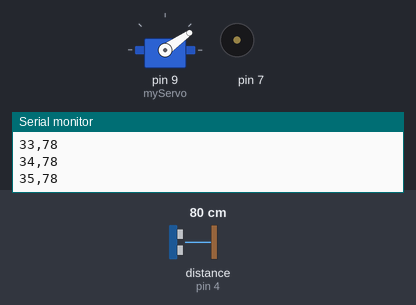
Simulated run of this sketch. Board: Arduino Uno, built with avr-gcc and run on an emulated ATmega328P. Parts: servo, buzzer (waves = sounding), the last lines printed to the serial monitor. Wiring (inferred from the names in the program): ultrasonic range finder: trigger pin 2; echo pin 4. The inputs (shaded band) are chosen by the test bench; at power-on: distance to the obstacle (sensor on pin 4) 80 cm. The echo pulse lasts 58.3 µs per cm.

Above: at 1.2 s.
1.3 s: distance to the obstacle (sensor on pin 4) set to 4 cm
At 1.9 s:
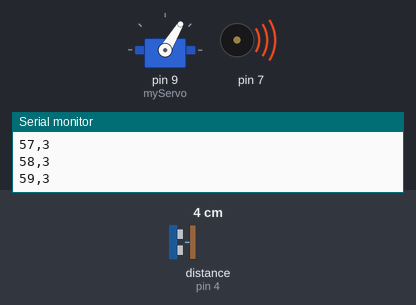
4.3 s: distance to the obstacle (sensor on pin 4) set to 60 cm
At 5.4 s:
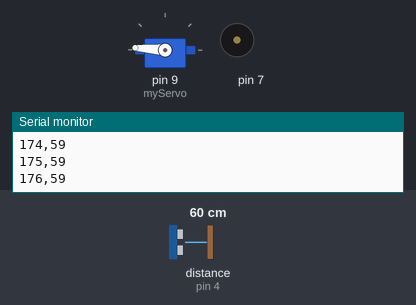
7.3 s: distance to the obstacle (sensor on pin 4) set to 45 cm
10.3 s: distance to the obstacle (sensor on pin 4) set to 36 cm
At 11.2 s:
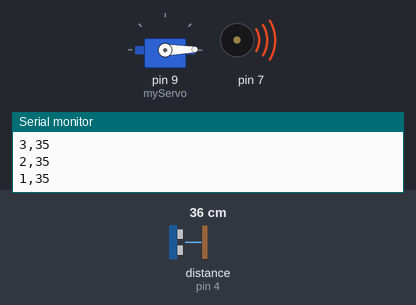
13.3 s: distance to the obstacle (sensor on pin 4) set to 120 cm
At 14.0 s:
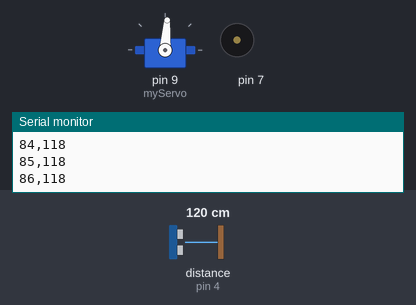
16.3 s: distance to the obstacle (sensor on pin 4) set to 250 cm
Timing chart, 0 to 20.3 s (numbered marks = the images above; inputs shaded):
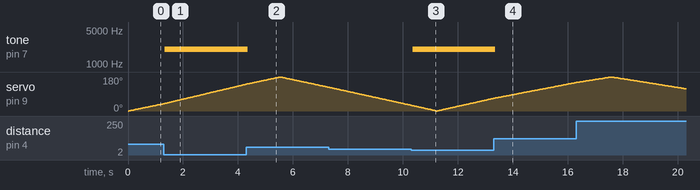

Measured:
- the behaviour switches between 41 and 40 cm on distance to the obstacle (sensor on pin 4) (found by bisection; images 2 and 3)
- after the input at 1.3 s, tone on pin 7: silent → 2000 Hz at once
- after the input at 4.3 s, tone on pin 7: 2000 Hz → silent after 0.06 s
- after the input at 10.3 s, tone on pin 7: silent → 2000 Hz after 0.06 s
- after the input at 13.3 s, tone on pin 7: 2000 Hz → silent after 0.06 s
- by itself, servo on pin 9 (myServo): rises from 150° to 180° in 1.3 s, then falls to 118° in 2.7 s

The sketch:

arduino_code_radar_with-buzzer.ino
```cpp
#include <Servo.h>

// Pins
const int trigPin = 2;
const int echoPin = 4;

// Servo
Servo myServo;

// Variables
int angle = 0;
bool forward = true; // servo direction
int distance;        // measured distance

void setup() {
  pinMode(trigPin, OUTPUT);
  pinMode(echoPin, INPUT);
  Serial.begin(9600);
  myServo.attach(9); // servo connected to pin 9
}

void loop() {
  // Move servo
  myServo.write(angle);

  // Measure distance
  distance = calculateDistance();

  // Send to Serial
  Serial.print(angle);
  Serial.print(",");
  Serial.println(distance);

  // Delay to make 180° sweep in ~5 seconds
  delay(28); // 28 ms per degree -> 180° in 5040 ms (~5 sec)

  // Update angle for next step
  if (forward) {
    angle += 1;
    if (angle >= 180) {
      angle = 180;
      forward = false; // reverse direction
    }
  } else {
    angle -= 1;
    if (angle <= 0) {
      angle = 0;
      forward = true;  // reverse direction
    }
  }
  if (distance< 40){
    tone(7 , 2000);
  }
  else {
    noTone(7);

  }
}

// Function to measure distance using HC-SR04
int calculateDistance() {
  digitalWrite(trigPin, LOW);
  delayMicroseconds(2);
  digitalWrite(trigPin, HIGH);
  delayMicroseconds(10);
  digitalWrite(trigPin, LOW);

  long duration = pulseIn(echoPin, HIGH);
  int dist = duration * 0.034 / 2; // distance in cm
  return dist;
}
```
